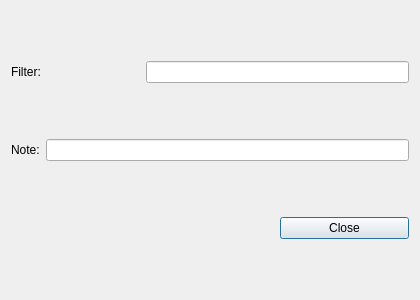
<?xml version="1.0" encoding="UTF-8"?>
<ui version="4.0"><class>Dialog</class><widget class="QDialog" name="Dialog"><property name="geometry"><rect><x>0</x><y>0</y><width>420</width><height>300</height></rect></property><property name="windowTitle"><string>Grid nested</string></property><layout class="QGridLayout" name="gridLayout"><property name="leftMargin"><number>11</number></property><property name="topMargin"><number>11</number></property><property name="rightMargin"><number>11</number></property><property name="bottomMargin"><number>11</number></property><property name="spacing"><number>6</number></property><item row="0" column="0"><widget class="QLabel" name="label_1"><property name="text"><string>Filter:</string></property></widget></item><item row="0" column="1" colspan="2"><widget class="QLineEdit" name="lineEdit_1"></widget></item><item row="1" column="0" colspan="3"><layout class="QHBoxLayout" name="noteLayout"><property name="leftMargin"><number>0</number></property><property name="topMargin"><number>0</number></property><property name="rightMargin"><number>0</number></property><property name="bottomMargin"><number>0</number></property><property name="spacing"><number>6</number></property><item><widget class="QLabel" name="label_2"><property name="text"><string>Note:</string></property></widget></item><item><widget class="QLineEdit" name="lineEdit_2"></widget></item></layout></item><item row="2" column="0" colspan="2"><spacer name="horizontalSpacer"><property name="orientation"><enum>Qt::Orientation::Horizontal</enum></property><property name="sizeHint" stdset="0"><size><width>40</width><height>20</height></size></property></spacer></item><item row="2" column="2"><widget class="QPushButton" name="close"><property name="text"><string>Close</string></property></widget></item></layout></widget></ui>
